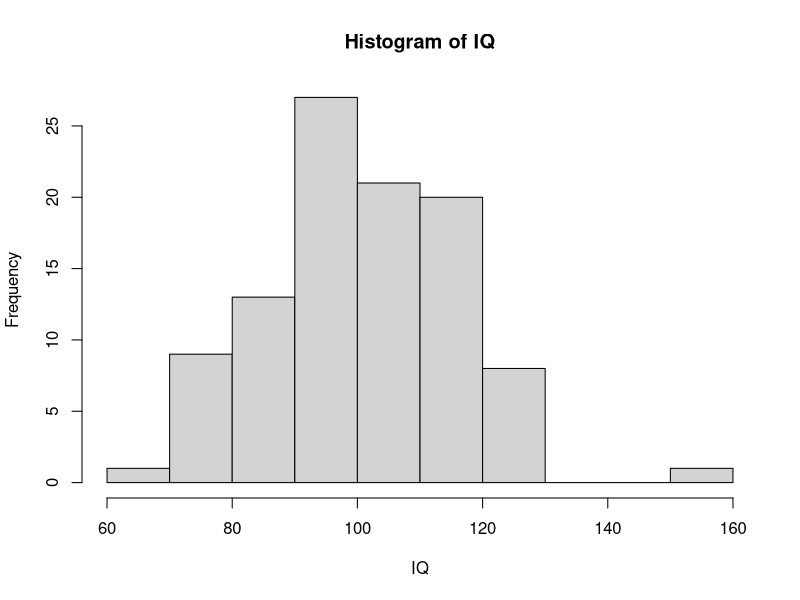
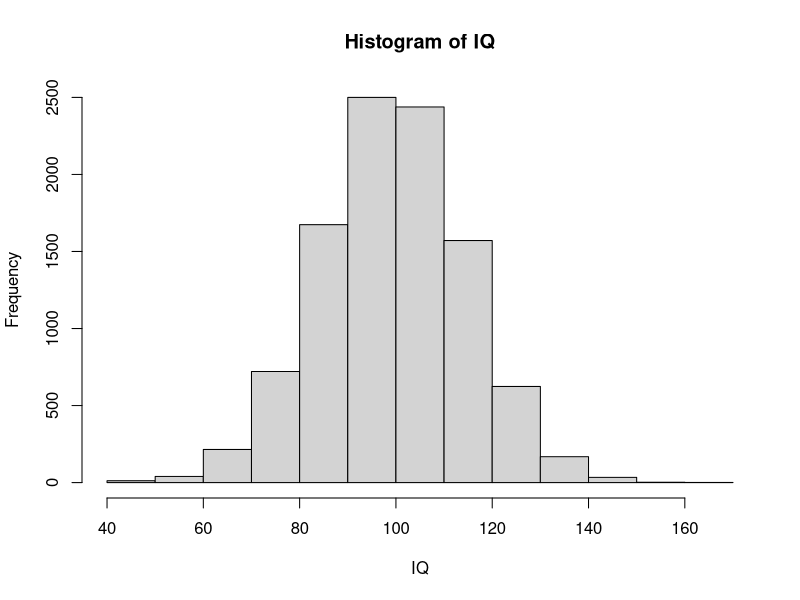
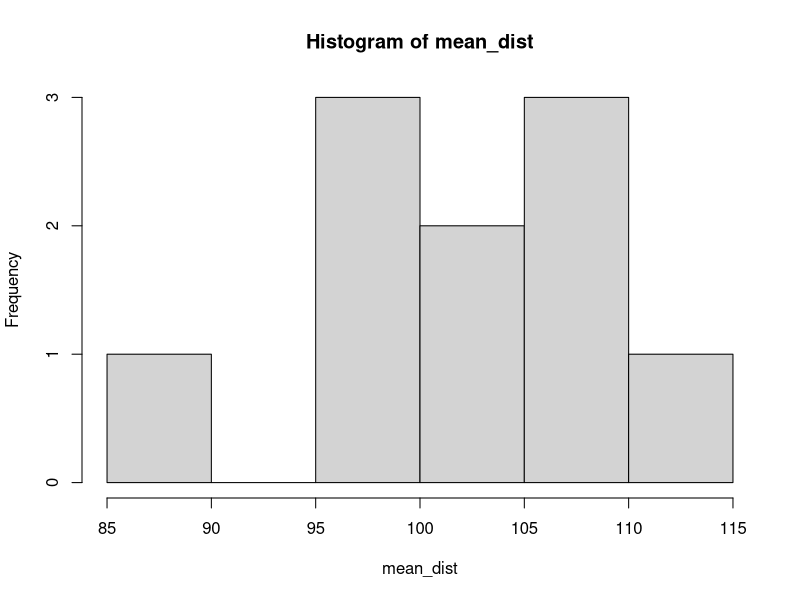
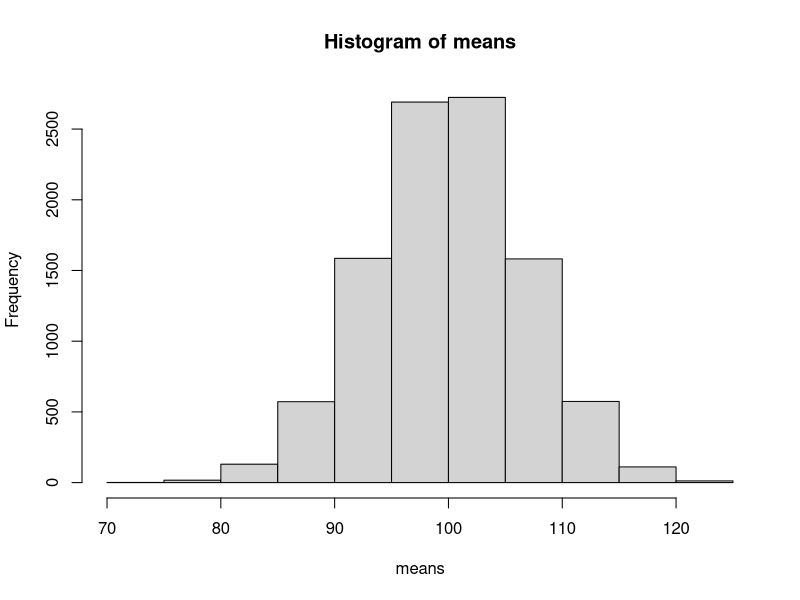
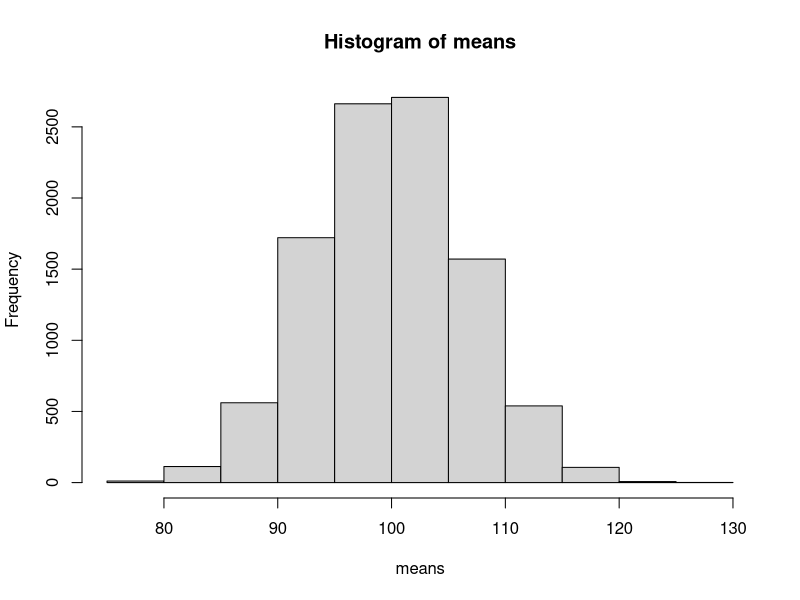
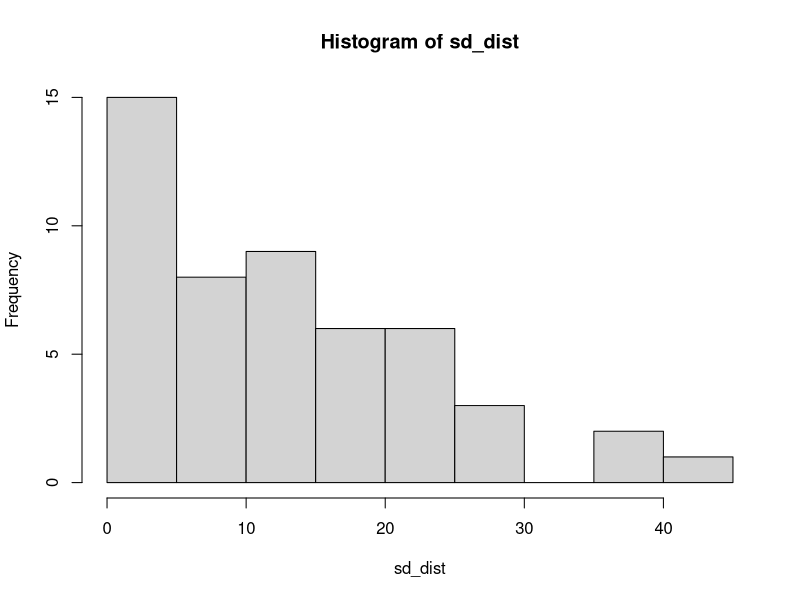

Generate these figures, in order, with R:
## ---- chunk 1
#Let's sample 100 IQ scores randomly from a population (assuming it has mean of 100, and sd of 15)
IQ <- rnorm(n = 100, mean = 100, sd = 15) # sample IQ scores (generate using rnorm)
IQ <- round(IQ) # IQs are whole numbers!
print(IQ) 
## ---- chunk 2
#Let's also plot and see how it looks like
hist(IQ)
## ---- chunk 3
#Find the mean of this sample
mean(IQ)
sd(IQ)
## ---- chunk 4
#Let's sample IQ from 10, 000 people
IQ <- rnorm(n = 10000, mean = 100, sd = 15) # sample IQ scores (generate using rnorm)
IQ <- round(IQ) # IQs are whole numbers!
## ---- chunk 5
#Finding the mean and sd of this sample
mean(IQ)
sd(IQ)
## ---- chunk 6
#Let's also plot a histogram
hist(IQ)
## ---- chunk 7
IQ.1 <- round(rnorm(n=5, mean = 100, sd = 15))
IQ.1
## ---- chunk 8
# Finding the mean and sd of this sample
mean(IQ.1)
sd(IQ.1)
## ---- chunk 9
IQ.2 <- round(rnorm(n=5, mean = 100, sd = 15))
IQ.2
## ---- chunk 10
IQ.3 <- round(rnorm(n=5, mean = 100, sd = 15))
IQ.4 <- round(rnorm(n=5, mean = 100, sd = 15))
IQ.5 <- round(rnorm(n=5, mean = 100, sd = 15))
IQ.6 <- round(rnorm(n=5, mean = 100, sd = 15))
IQ.7 <- round(rnorm(n=5, mean = 100, sd = 15))
IQ.8 <- round(rnorm(n=5, mean = 100, sd = 15))
IQ.9 <- round(rnorm(n=5, mean = 100, sd = 15))
IQ.10 <- round(rnorm(n=5, mean = 100, sd = 15))
## ---- chunk 11
mean_dist <- c(mean(IQ.1), 
               mean(IQ.2), 
               mean(IQ.3),
               mean(IQ.4),
               mean(IQ.5),
               mean(IQ.6),
               mean(IQ.7),
               mean(IQ.8),
               mean(IQ.9),
               mean(IQ.10))
hist(mean_dist) #Plotting the sampling distribution of the mean
## ---- chunk 12
#Let's assume we replicated our sample 10,000 times. 
means <- 0 #Initializing vector
for (i in 1:10000) {
  IQ.n <- round(rnorm(n=5, mean = 100, sd = 15))
  means[i] <- mean(IQ.n)
}
hist(means) #Plotting the sampling distribution of the mean
## ---- chunk 13
#Let's assume we replicated our sample a very large number of times. Warning: This code chunk might take a few minutes to run
means <- 0 #Initializing vector
for (i in 1:10000) {
  IQ.n <- round(rnorm(n=5, mean = 100, sd = 15))
  means[i] <- mean(IQ.n)
}
hist(means) #Plotting the sampling distribution of the mean
## ---- chunk 14
#Replicating 50 times 
sd_dist <- 0 #Initializing vector
for (i in 1:50) {
  IQ.n <- round(rnorm(n=2, mean = 100, sd = 15))
  sd_dist[i] <- sd(IQ.n)
}
hist(sd_dist) #Plotting the sampling distribution of the mean
## ---- chunk 15
mean(sd_dist)
#Find the average for sampling distribution of population mean calculated above
